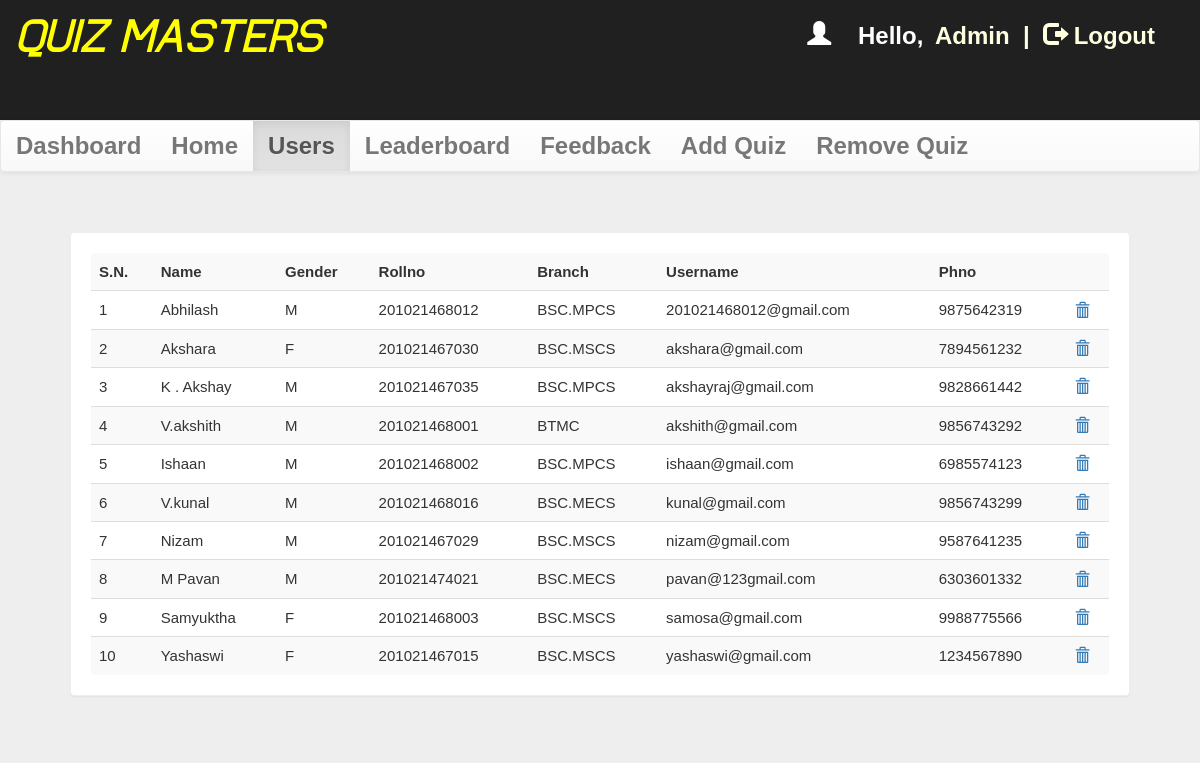
Page /dash.php?q=1 (signed in) on the committed database.
### tables this page shows
CREATE TABLE `user` (
  `id` int(100) NOT NULL,
  `name` varchar(50) NOT NULL,
  `rollno` varchar(20) NOT NULL,
  `branch` varchar(20) NOT NULL,
  `gender` varchar(5) NOT NULL,
  `username` varchar(50) NOT NULL,
  `phno` bigint(10) NOT NULL,
  `password` varchar(50) NOT NULL
);

### dash.php (the view, shortened to what this page needs)
<!DOCTYPE html PUBLIC "-//W3C//DTD XHTML 1.0 Transitional//EN" "http://www.w3.org/TR/xhtml1/DTD/xhtml1-transitional.dtd">
<html xmlns="http://www.w3.org/1999/xhtml">
<head>
<link  rel="stylesheet" href="css/bootstrap.min.css"/>
 <link  rel="stylesheet" href="css/bootstrap-theme.min.css"/>
 <link rel="stylesheet" href="css/main.css">
 <link  rel="stylesheet" href="css/font.css">
</head>
<body  style="background:#eee;">
<body  style="background:#eee;">
<div class="header">
<div class="row">
<div class="col-lg-6">
<span class="logo"><font size=10 color="yellow"><i>QUIZ MASTERS</i></font></span></div>
<?php
include_once 'dbConnection.php';
if (!(isset($_SESSION['username']))  || ($_SESSION['key']) != '54585c506829293a2d4c3b68543b316e2e7a2d277858545a36362e5f39') {
    session_destroy();
    header("location:index.php");
} else {
    $name     = $_SESSION['name'];
    echo '<span class="pull-right top title1" ><span style="color:white"><font size=5><b><span class="glyphicon glyphicon-user" aria-hidden="true"></span>&nbsp;&nbsp;&nbsp;&nbsp;Hello,</span> <span class="log log1" style="color:lightyellow"><font size=5><b>' . $name . '&nbsp;&nbsp;|&nbsp;&nbsp;<a href="logout.php?q=account.php" style="color:lightyellow"><span class="glyphicon glyphicon-log-out" aria-hidden="true"></span>&nbsp;Logout</button></a></span>';
}
?>
</div></div>
<nav class="navbar navbar-default title1">
  <div class="container-fluid">
    <div class="navbar-header">
      <a class="navbar-brand" href="dash.php?q=0"><font size=5><b>Dashboard</a>
    </div>
    <div class="collapse navbar-collapse" id="bs-example-navbar-collapse-1">
      <ul class="nav navbar-nav">
        <li <?php
if (@$_GET['q'] == 0)
    echo 'class="active"';
?>><a href="dash.php?q=0">Home<span class="sr-only">(current)</span></a></li>
        <li <?php
if (@$_GET['q'] == 1)
    echo 'class="active"';
?>><a href="dash.php?q=1">Users</a></li>
    <li <?php
if (@$_GET['q'] == 2)
    echo 'class="active"';
?>><a href="dash.php?q=2">Leaderboard</a></li>
    <li <?php
if (@$_GET['q'] == 3)
    echo 'class="active"';
?>><a href="dash.php?q=3">Feedback</a></li>
        <li <?php
if (@$_GET['q'] == 4)
    echo 'class="active"';
?>><a href="dash.php?q=4">Add Quiz</a></li>
        <li <?php
if (@$_GET['q'] == 5)
    echo 'class="active"';
?>><a href="dash.php?q=5">Remove Quiz</a></li>
      </ul>
          </div>
  </div>
</nav>
<div class="container">
<div class="row">
<div class="col-md-12">
<?php
if (@$_GET['q'] == 1) {
    $result = mysqli_query($con, "SELECT * FROM user") or die('Error');
    echo '<div class="panel"><table class="table table-striped title1">
<tr><td style="vertical-align:middle"><b>S.N.</b></td><td style="vertical-align:middle"><b>Name</b></td><td style="vertical-align:middle"><b>Gender</b></td><td style="vertical-align:middle"><b>Rollno</b></td><td style="vertical-align:middle"><b>Branch</b></td><td style="vertical-align:middle"><b>Username</b></td><td style="vertical-align:middle"><b>Phno</b></td><td style="vertical-align:middle"></td></tr>';
    $c = 1;
    while ($row = mysqli_fetch_array($result)) {
        $name      = $row['name'];
        $phno      = $row['phno'];
        $gender    = $row['gender'];
        $rollno    = $row['rollno'];
        $branch    = $row['branch'];
        $username1 = $row['username'];
        echo '<tr><td style="vertical-align:middle">' . $c++ . '</td><td style="vertical-align:middle">' . $name . '</td><td style="vertical-align:middle">' . $gender . '</td><td style="vertical-align:middle">' . $rollno . '</td><td style="vertical-align:middle">' . $branch . '</td><td style="vertical-align:middle">' . $username1 . '</td><td style="vertical-align:middle">' . $phno . '</td>
  <td style="vertical-align:middle"><a title="Delete User" href="update.php?dusername=' . $username1 . '"><b><span class="glyphicon glyphicon-trash" aria-hidden="true"></span></b></a></td></tr>';
    }
    echo '</table></div>';
}
?>
</div>
</div></div>
</body>
</html>

### css/main.css (style rules this page uses)
body { overflow-x:hidden;width:100%;font: 30px "Century Gothic", "Times Roman", sans-serif;background:#eee;min-height:600px;background-attachment:fixed; }
.panel { border-color:#eee;margin:40px;padding:20px;font: 15px "Century Gothic", "Times Roman", sans-serif; }
.header { background:#202020;height:120px; }
.logo { font-family:'typo';font-size:35px;color:#ffffff;margin:15px; }
.title1 { font: 15px "Century Gothic", "Times Roman", sans-serif; }
.top { margin-top:20px; }
.log1 { font: 15px 'Ubuntu', sans-serif;color:#0000ff;margin-left:10px; }
.log { margin:10px;margin-right:60px;margin-left:5px;color:#ffffb3;text-decoration:none;font-size:20px;font-size:15px; }

### rows in the picture
user: name "Abhilash", gender "M", rollno "201021468012", branch "BSC.MPCS", username "201021468012@gmail.com", phno "9875642319"
user: name "Akshara", gender "F", rollno "201021467030", branch "BSC.MSCS", username "akshara@gmail.com", phno "7894561232"
user: name "K . Akshay", gender "M", rollno "201021467035", branch "BSC.MPCS", username "akshayraj@gmail.com", phno "9828661442"
user: name "V.akshith", gender "M", rollno "201021468001", branch "BTMC", username "akshith@gmail.com", phno "9856743292"
user: name "Ishaan", gender "M", rollno "201021468002", branch "BSC.MPCS", username "ishaan@gmail.com", phno "6985574123"
user: name "V.kunal", gender "M", rollno "201021468016", branch "BSC.MECS", username "kunal@gmail.com", phno "9856743299"
user: name "Nizam", gender "M", rollno "201021467029", branch "BSC.MSCS", username "nizam@gmail.com", phno "9587641235"
user: name "M Pavan", gender "M", rollno "201021474021", branch "BSC.MECS", username "pavan@123gmail.com", phno "6303601332"
user: name "Samyuktha", gender "F", rollno "201021468003", branch "BSC.MSCS", username "samosa@gmail.com", phno "9988775566"
user: name "Yashaswi", gender "F", rollno "201021467015", branch "BSC.MSCS", username "yashaswi@gmail.com", phno "1234567890"

### other values in the picture
$name "Admin"
